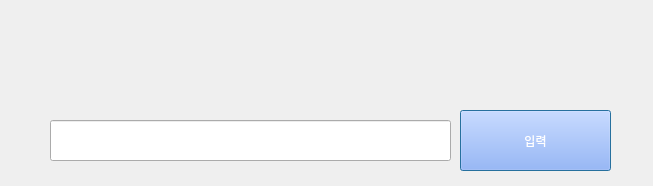
<?xml version="1.0" encoding="UTF-8"?>
<ui version="4.0">
 <class>Dialog</class>
 <widget class="QDialog" name="Dialog">
  <property name="geometry">
   <rect>
    <x>0</x>
    <y>0</y>
    <width>653</width>
    <height>186</height>
   </rect>
  </property>
  <property name="windowTitle">
   <string>Dialog</string>
  </property>
  <widget class="QLabel" name="label">
   <property name="geometry">
    <rect>
     <x>50</x>
     <y>30</y>
     <width>551</width>
     <height>61</height>
    </rect>
   </property>
   <property name="font">
    <font>
     <pointsize>22</pointsize>
     <weight>50</weight>
     <bold>false</bold>
    </font>
   </property>
   <property name="text">
    <string/>
   </property>
  </widget>
  <widget class="QLineEdit" name="inputbox">
   <property name="geometry">
    <rect>
     <x>50</x>
     <y>120</y>
     <width>401</width>
     <height>41</height>
    </rect>
   </property>
  </widget>
  <widget class="QPushButton" name="button">
   <property name="geometry">
    <rect>
     <x>460</x>
     <y>110</y>
     <width>151</width>
     <height>61</height>
    </rect>
   </property>
   <property name="styleSheet">
    <string notr="true">background-color: rgb(132, 167, 255);
color: rgb(255, 255, 255);</string>
   </property>
   <property name="text">
    <string>입력</string>
   </property>
  </widget>
 </widget>
 <resources/>
 <connections/>
</ui>
